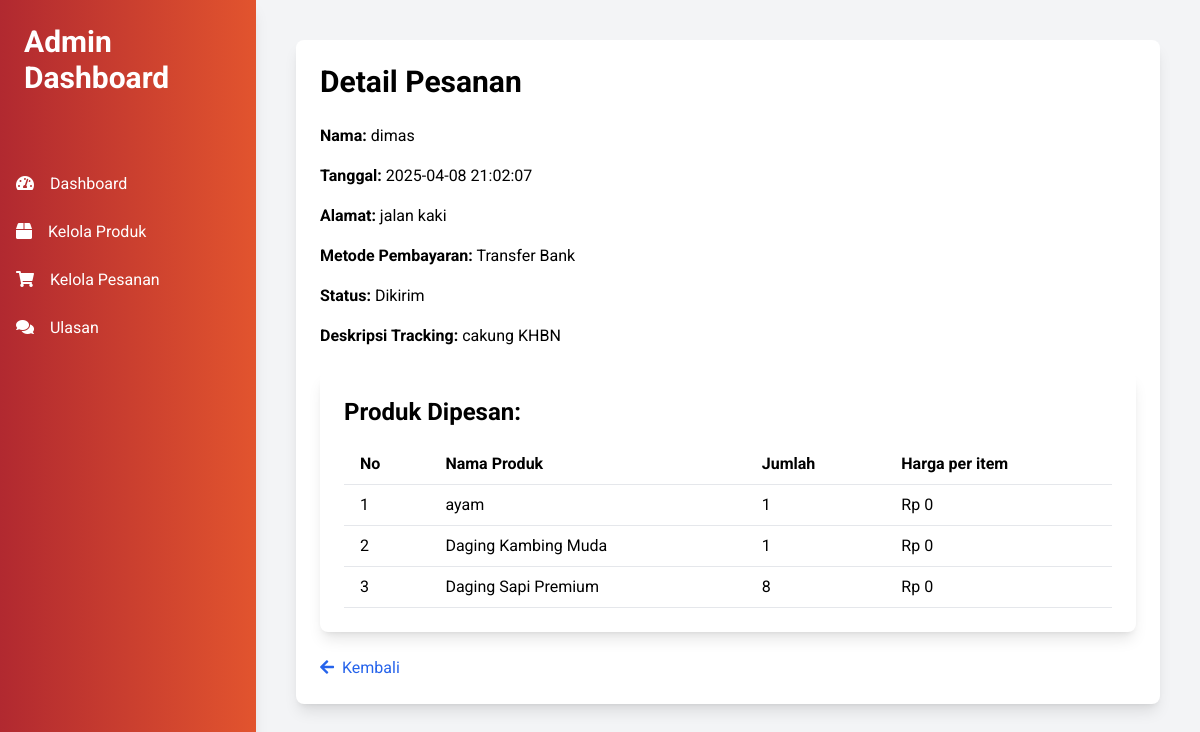
The app's page /apm/admin/detail_pesanan.php?id=1 (signed in) with its own data.
### tables this page shows
CREATE TABLE `orders` (
  `id` int(11) NOT NULL,
  `user_id` int(11) DEFAULT NULL,
  `order_date` datetime DEFAULT current_timestamp(),
  `address` text DEFAULT NULL,
  `address_updated` tinyint(1) DEFAULT 0,
  `payment_method` varchar(50) DEFAULT NULL,
  `status` varchar(50) DEFAULT 'Menunggu Konfirmasi',
  `tracking_info` text DEFAULT NULL
);

CREATE TABLE `users` (
  `id` int(11) NOT NULL,
  `name` varchar(100) DEFAULT NULL,
  `username` varchar(50) DEFAULT NULL,
  `email` varchar(100) DEFAULT NULL,
  `phone` varchar(20) DEFAULT NULL,
  `password` varchar(255) DEFAULT NULL,
  `role` varchar(10) DEFAULT 'user'
);

CREATE TABLE `order_items` (
  `id` int(11) NOT NULL,
  `order_id` int(11) DEFAULT NULL,
  `product_id` int(11) DEFAULT NULL,
  `quantity` int(11) DEFAULT NULL,
  `price` decimal(10,2) DEFAULT NULL
);

CREATE TABLE `products` (
  `id` int(11) NOT NULL,
  `name` varchar(100) DEFAULT NULL,
  `description` text DEFAULT NULL,
  `price` int(11) DEFAULT NULL,
  `image` varchar(255) DEFAULT NULL,
  `category` varchar(100) NOT NULL DEFAULT 'Uncategorized'
);

### apm/admin/detail_pesanan.php (the view, shortened to what this page needs)
<?php
include '../db_connect.php';
$order_id = $_GET['id'];
$order = mysqli_query($conn, "SELECT orders.*, users.name AS nama_user FROM orders JOIN users ON orders.user_id = users.id WHERE orders.id = '$order_id'");
$order_data = mysqli_fetch_assoc($order);
$items = mysqli_query($conn, "
    SELECT order_items.*, products.name
    FROM order_items
    JOIN products ON order_items.product_id = products.id
    WHERE order_items.order_id = '$order_id'
");
?>
<!DOCTYPE html>
<html>
<head>
    <script src="https://cdn.tailwindcss.com"></script>
    <link href="https://cdnjs.cloudflare.com/ajax/libs/font-awesome/5.15.3/css/all.min.css" rel="stylesheet"/>
</head>
<body class="bg-gray-100">
    <div class="flex min-h-screen">
        <div class="w-64 bg-gradient-to-r from-[#B12930] to-[#e2542e] text-white shadow-lg">
            <div class="p-6">
                <h1 class="text-3xl font-bold">Admin Dashboard</h1>
            </div>
            <nav class="mt-10">
                <a href="dashboard.php" class="block py-3 px-4 rounded transition duration-200 hover:bg-[#B12930]">
                    <i class="fas fa-tachometer-alt mr-3"></i> Dashboard
                </a>
                <a href="kelola_produk.php" class="block py-3 px-4 rounded transition duration-200 hover:bg-[#B12930]">
                    <i class="fas fa-box mr-3"></i> Kelola Produk
                </a>
                <a href="kelola_pesanan.php" class="block py-3 px-4 rounded transition duration-200 hover:bg-[#B12930]">
                    <i class="fas fa-shopping-cart mr-3"></i> Kelola Pesanan
                </a>
                <a href="ulasan.php" class="block py-3 px-4 rounded transition duration-200 hover:bg-[#B12930]">
                    <i class="fas fa-comments mr-3"></i> Ulasan
                </a>
            </nav>
        </div>
        <div class="flex-1 p-10">
            <div class="bg-white p-6 rounded-lg shadow-lg">
                <h2 class="text-3xl font-bold mb-6">Detail Pesanan</h2>
                <div class="mb-4"><p><strong>Nama:</strong> <?= htmlspecialchars($order_data['nama_user']); ?></p></div>
                <div class="mb-4"><p><strong>Tanggal:</strong> <?= htmlspecialchars($order_data['order_date']); ?></p></div>
                <div class="mb-4"><p><strong>Alamat:</strong> <?= htmlspecialchars($order_data['address']); ?></p></div>
                <div class="mb-4"><p><strong>Metode Pembayaran:</strong> <?= htmlspecialchars($order_data['payment_method']); ?></p></div>
                <div class="mb-4"><p><strong>Status:</strong> <?= htmlspecialchars($order_data['status']); ?></p></div>
                <div class="mb-4"><p><strong>Deskripsi Tracking:</strong> <?= $order_data['tracking_info'] ? htmlspecialchars($order_data['tracking_info']) : 'Belum ada informasi.'; ?></p></div>
                <div class="bg-white p-6 rounded-lg shadow-lg mt-6">
                    <h3 class="text-2xl font-bold mb-4">Produk Dipesan:</h3>
                    <table class="min-w-full bg-white">
                        <thead>
                            <tr>
                                <th class="py-2 px-4 border-b border-gray-200 text-left">No</th>
                                <th class="py-2 px-4 border-b border-gray-200 text-left">Nama Produk</th>
                                <th class="py-2 px-4 border-b border-gray-200 text-left">Jumlah</th>
                                <th class="py-2 px-4 border-b border-gray-200 text-left">Harga per item</th>
                            </tr>
                        </thead>
                        <tbody>
                            <?php
                            $no = 1;
                            while ($row = mysqli_fetch_assoc($items)) {
                            ?>
                            <tr>
                                <td class="py-2 px-4 border-b border-gray-200"><?= $no++; ?></td>
                                <td class="py-2 px-4 border-b border-gray-200"><?= htmlspecialchars($row['name']); ?></td>
                                <td class="py-2 px-4 border-b border-gray-200"><?= $row['quantity']; ?></td>
                                <td class="py-2 px-4 border-b border-gray-200">Rp <?= number_format($row['price'], 0, ',', '.'); ?></td>
                            </tr>
                            <?php } ?>
                        </tbody>
                    </table>
                </div>
                <div class="mt-6">
                    <a href="kelola_pesanan.php" class="text-blue-600 hover:underline"><i class="fas fa-arrow-left mr-2"></i>Kembali</a>
                </div>
            </div>
        </div>
    </div>
</body>
</html>

### apm/admin/detail_pesanan.php (style rules this page uses)
body { font-family: 'Roboto', sans-serif; }

### records on screen
orders: user.name "dimas", order_date "2025-04-08 21:02:07", address "jalan kaki", payment_method "Transfer Bank", status "Dikirim", tracking_info "cakung KHBN"
order_items: product.name "ayam", quantity "1", price "0"
order_items: product.name "Daging Kambing Muda", quantity "1", price "0"
order_items: product.name "Daging Sapi Premium", quantity "8", price "0"
